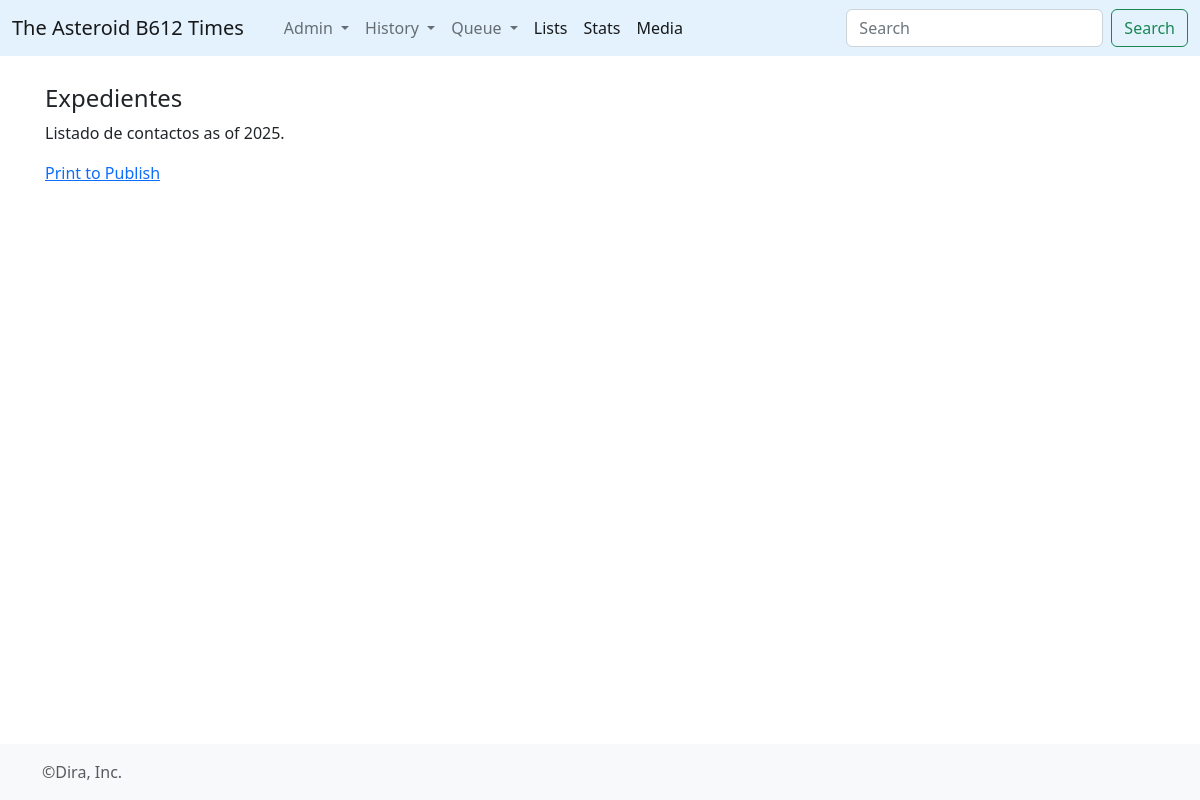
Page /page/5 on the earlier database version.
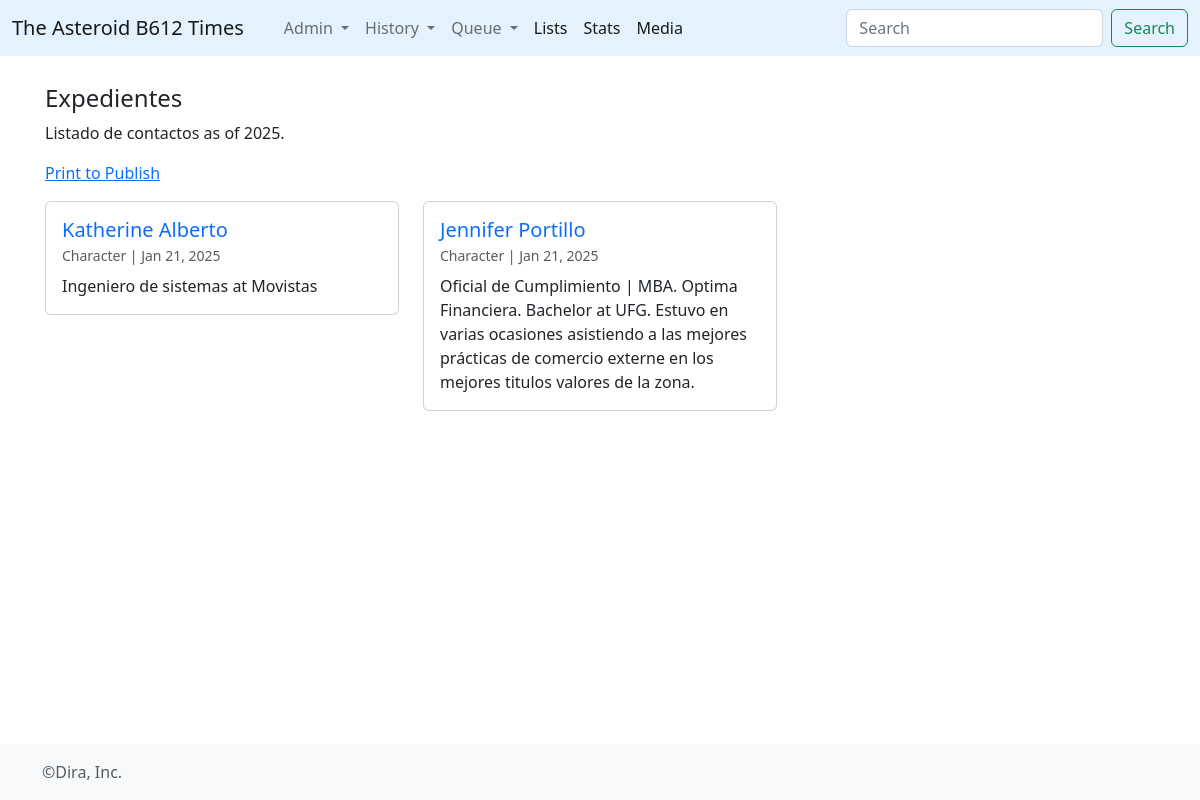
Same page on the later database version.
### times/models.py (models this page shows, shortened)
class PageRels(models.Model):
	page = models.ForeignKey(Pagina, on_delete=models.CASCADE)
	child = models.ForeignKey(Wiki,on_delete=models.CASCADE)

class Wiki(models.Model):
	wtype = models.ForeignKey(WikiType,on_delete=models.CASCADE)
	title = models.CharField(max_length=512)
	info = models.TextField()
	created_at = models.DateTimeField(auto_now=True)
	updated_at = models.DateTimeField(null=True,blank=True)
	@property
	def headtext(self):
		n_corte = self.info.find('==headtext==')
		if n_corte == -1:
			return self.info[0:350]
		else:
			return self.info[0:n_corte]

class WikiType(models.Model):
	category = models.CharField(max_length=255)

### times/views.py (the view)
# urls.py: path('page/<p>', views.pagina, name='page'),
def pagina(request,p):
	this_page = Pagina.objects.get(pk=int(p))
	children = PageRels.objects.filter(page=this_page).order_by('-child__updated_at')
	return render(request,'page.html',{'this_page':this_page,'children':children})

### times/templates/page.html (shortened to what this page needs)
{% extends 'base_mono.html' %}
{% load static %}
{% block contenido %}
<h4>{{this_page.titulo}}</h4>
{{this_page.info|linebreaks}}
<p><a href="{% url 'kindlePublish' this_page.id %}">Print to Publish</a></p>
<div class="row" data-masonry='{"percentPosition": true }'>
{% for a in children %}
<div class="col-sm-6 col-lg-4 mb-4">
      <div class="card">
        <div class="card-body">
          <h5 class="card-title"><a href='{% url "itemcol" a.child.id this_page.id  %}' style="text-decoration: none;">{{a.child.title}}</a>
          	<br><small class="text-muted" style="font-size: 0.7em; font-weight: normal;">{{a.child.wtype.category|capfirst}} | {{a.child.updated_at|date:"M d, Y"}}</small></h5>
          <p class="card-text">{{a.child.headtext}}</p>
        </div>
      </div>
       </div>
{% endfor %}
</div>
{% endblock%}

Differences in the rows shown:
now on this page (row edited): PageRels: child "Katherine Alberto", child.wtype.category "Character", child.updated_at "Jan 21, 2025", child.headtext "Ingeniero de sistemas at Movistas"
now on this page (row edited): PageRels: child "Jennifer Portillo", child.wtype.category "Character", child.updated_at "Jan 21, 2025", child.headtext "Oficial de Cumplimiento | MBA. Optima Financiera. Bachelor at UFG. Estuvo en varias ocasiones asistiendo a las mejores prácticas de comercio externe en los mejores titulos valores de la zona."
